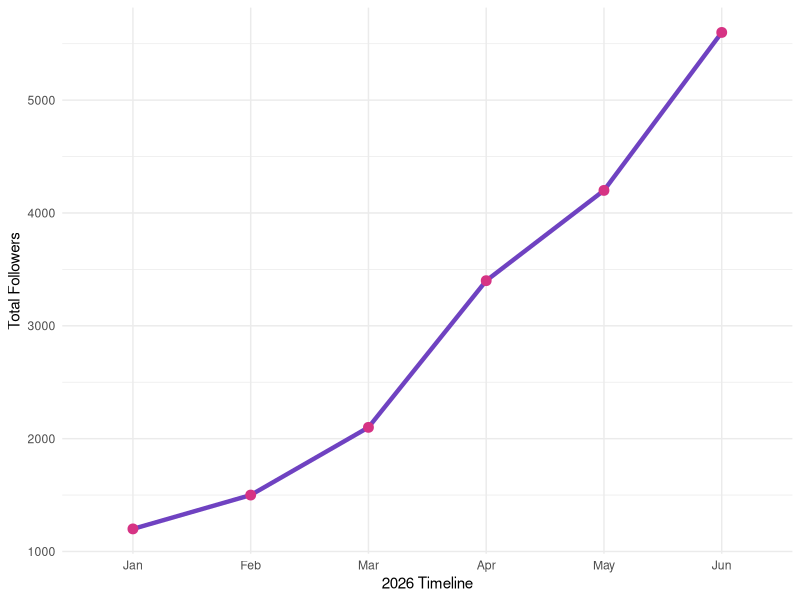

Write the R code that produced this figure.
## ---- chunk 1
#| title: Total Video Views (Tiktok/Instagram)
#| component: valuebox
#| icon: play-circle
#| color: primary
list(
  value = "124.5K",
  caption = "Total Views This Month"
)
## ---- chunk 2
#| title: GA4 Engagement Rate
#| component: valuebox
#| icon: graph-up
#| color: success
list(
  value = "68.2%",
  caption = "Target: 60%"
)
## ---- chunk 3
#| title: Audience Growth Over Time
library(ggplot2)

# Simple marketing data tracker
months <- factor(c("Jan", "Feb", "Mar", "Apr", "May", "Jun"),
                 levels = c("Jan", "Feb", "Mar", "Apr", "May", "Jun"))
followers <- c(1200, 1500, 2100, 3400, 4200, 5600)
data <- data.frame(Month = months, Followers = followers)

ggplot(data, aes(x = Month, y = Followers, group = 1)) +
  geom_line(color = "#6f42c1", linewidth = 1.5) +
  geom_point(color = "#d63384", size = 3) +
  theme_minimal() +
  labs(x = "2026 Timeline", y = "Total Followers")
